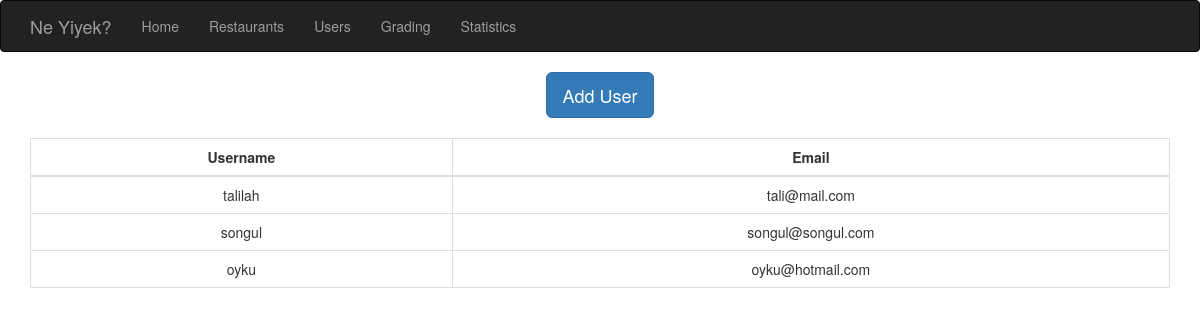
/users/, run on the app's committed database.
### home/models.py (models this page shows, shortened)
class Users(models.Model):
    userName = models.CharField(max_length =30)
    userMail = models.EmailField(default = 'email@email.com')

### home/views.py (the view)
# urls.py: url(r'^users/$', views.users, name='users'),
def users(request):
    try:
        users = Users.objects.values()
        context = Context({'Users':users})
        return render(request, 'home/users.html',context)
    except Users.DoesNotExist:
        return render(request, 'home/users.html')

### home/templates/home/users.html (shortened to what this page needs)
{% extends 'home/layout.html' %}
{% block content %}
<form method="POST" action="/addUser/">
<button type="button" class="btn btn-primary btn-lg" data-toggle="modal" data-target="#myModal">
  Add User
</button>
{% if Users %}
  <table class="table table-bordered">
    <thead>
      <tr>
        <td><b>Username</b></td>
        <td><b>Email</b></td>
      </tr>
    </thead>
    <tbody>
    {% for user in Users %}
      <tr>
        <td>
        {{ user.userName }}
		</td>
		<td>
        {{ user.userMail }}
		</td>
      </tr>
{% endfor %}
	</tbody>
  </table>
{% endif %}
   </form>
   {% endblock %}

### data on the page
Users: userName "talilah", userMail "tali@mail.com"
Users: userName "songul", userMail "songul@songul.com"
Users: userName "oyku", userMail "oyku@hotmail.com"
